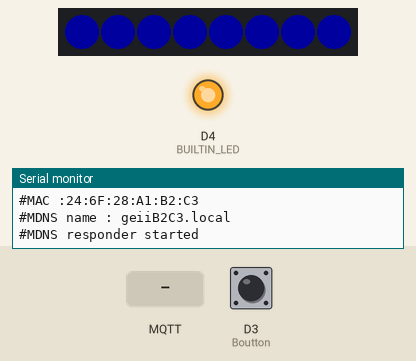
Simulated run of this sketch. Board: ESP8266 (NodeMCU). Parts: 8 RGB LEDs in strip order, left to right, output pins drawn as LEDs (lit = HIGH, except the on-board LED, lit = LOW), the last lines printed to the serial monitor. The inputs (shaded band) are chosen by the test bench; at power-on: D3 (Boutton) HIGH. Dim RGB values are drawn brighter than linear; WiFi joins after 1.5 s; servers stay silent unless stated; random numbers use the default seed unless the sketch sets one; no MQTT or app messages arrive unless stated.

Above: at 2.6 s.
At 3.8 s:
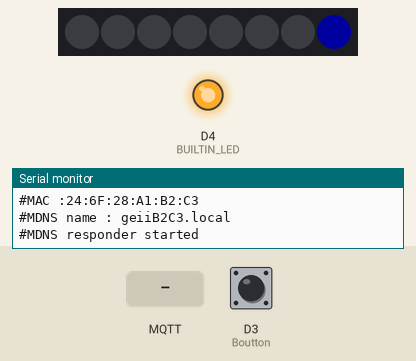
5.1 s: MQTT message "OFF" arrives on the first subscribed topic
At 5.7 s:
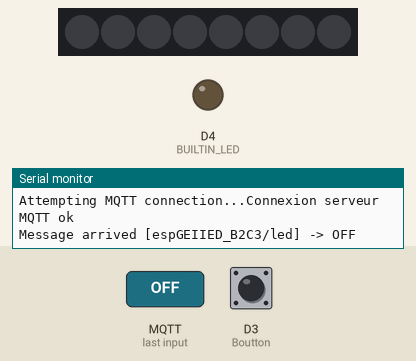
6.6 s: MQTT message "ON" arrives on the first subscribed topic
At 6.9 s:
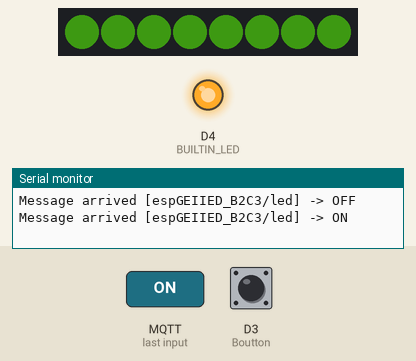
Timing chart, 0 to 9.6 s (numbered marks = the images above; inputs shaded):
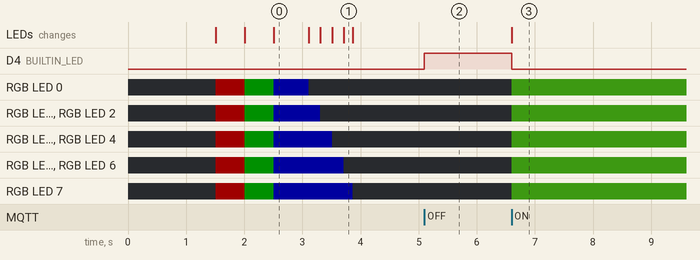

The sketch:

Emeric_DSIOT.ino
```cpp
#include "hardware.h"
#include "wifi.h"
#include "leds.h"
#include "mqtt.h"

void setup() {
   Serial.begin(115200);
   setup_wifi();
   setup_leds();
   setup_mqtt();
}

void loop() {
   loop_wifi();
   loop_leds();
   loop_mqtt();
}
```

hardware.h
```cpp
#ifndef HARDWARE_H
#define HARDWARE_H

#define BTN D3
#define LED_ANT D4

#endif
```

leds.cpp
```cpp
#include "leds.h"

CRGB leds[NUM_LEDS];

void setup_leds() {

  FastLED.addLeds<WS2812B, DATA_PIN, COLOR_ORDER>(leds, NUM_LEDS);

  FastLED.setBrightness(32);


  for (int i = 0; i < NUM_LEDS; i++) {
    leds[i] = CRGB::Red;

  }
  FastLED.show();
  delay(500);
  for (int i = 0; i < NUM_LEDS; i++) {
    leds[i] = CRGB::Green;

  }
  FastLED.show();
  delay(500);
  for (int i = 0; i < NUM_LEDS; i++) {
    leds[i] = CRGB::Blue;

  }
  FastLED.show();
  delay(500);
  for (int i = 0; i < NUM_LEDS; i++) {
    leds[i] = CRGB::Black;
    delay(100);
    FastLED.show();
  }
}


void led(int nb, String mod, int couleur) {
  if (mod == "rgb") {
    for (int i = 0; i < nb; i++) {
      leds[i] = CRGB(couleur);;
    }
    FastLED.show();
  }

  else if (mod == "hsv") {
    for (int i = 0; i < nb; i++) {
      //leds[i] = CHSV(couleur);;
    }
    FastLED.show();
  }

  else {
    Serial.println("Frero t'a marque dla merde");
  }
}

void loop_leds() {

}
```

leds.h
```cpp
#ifndef LEDS_H
#define LEDS_H
#define FASTLED_ESP8266_RAW_PIN_ORDER
#include <FastLED.h>
void setup_leds();
void loop_leds();
void led(int nb, String mod, int couleur);
#define NUM_LEDS 8
#define DATA_PIN 15
#define COLOR_ORDER GRB
//GRB
#endif
```

mqtt.cpp
```cpp
#include "mqtt.h"
#include "wifi.h"
#include "leds.h"
// objet pour la connexion
WiFiClient espClient;
// connexion MQTT
PubSubClient client(espClient);

#define BUILTIN_LED D4

#define Boutton D3
bool LastStateButton = 0;

String base_topic; // stocke le préfixe commun à chaque topic
#define MSG_BUFFER_SIZE  (50)
char msg[MSG_BUFFER_SIZE];
unsigned long lastMsg1 = 0, lastMsg2 = 0;
int i = 0;


int nbled = NUM_LEDS;
String mod = "rgb";
int couleur = 0;


void setup_mqtt() {
  // formation du base topic basé sur l'adresse MAC
  base_topic = "espGEIIED_" ;
  String mac = WiFi.macAddress();
  Serial.print("#MAC :");
  Serial.println(mac);
  base_topic += String(mac[12]) + String(mac[13]) + String(mac[15]) + String(mac[16]) + "/";
  Serial.print("MQTT base topic :");
  Serial.println(base_topic);

  client.setServer(MQTT_SERVER_IP, MQTT_PORT); // configuration broker

  client.setCallback(callback);  // configuration callback

  connectMqtt(); // première connexion

  pinMode(BUILTIN_LED, OUTPUT);
  pinMode(Boutton, INPUT_PULLUP);


}
void loop_mqtt() {
  int StateButton = digitalRead(Boutton);
  if (!client.connected()) {
    if (!connectMqtt()) // non. on tente de se connecter
    {
      return ;  // plus rien à faire connexion échouée
    }
  }
  // gestion MQTT
  client.loop();

  unsigned long now = millis();
  if (now - lastMsg1 > 30000) {
    lastMsg1 = now;
    snprintf (msg, MSG_BUFFER_SIZE, "%ld", WiFi.RSSI());
    Serial.print("Publish message: ");
    Serial.println(msg);
    client.publish((base_topic + "rssi").c_str(), msg);
  }

  if (now - lastMsg2 > 10) {
    lastMsg2 = now;
    if (StateButton != LastStateButton) {
      if (StateButton == LOW) {
        i++;
        snprintf (msg, MSG_BUFFER_SIZE, "ON%d", i); // Pour voir si notre truc marche bien
        Serial.print("Boutton --> ");
        Serial.println(msg);
        client.publish((base_topic + "btn").c_str(), msg);
      }
      LastStateButton = StateButton;
    }
  }
}

int connectMqtt() {
  // Connecté au broker ?
  if (!client.connected()) {
    Serial.print("Attempting MQTT connection...");
    // Create a random client ID
    String clientId = "ESPGEIIClient-";
    clientId += String(random(0xffff), HEX);
    // Attempt to connect
    // non. On se connecte.
    if ( !client.connect(clientId.c_str()) ) {
      Serial.print("Erreur connexion MQTT, rc=");
      Serial.println(client.state());
      return -1; // on essayera à nouveau au prochain tour de boucle
    }
    Serial.println("Connexion serveur MQTT ok");
    client.publish((base_topic + "rssi").c_str(), "rssi?");
    client.publish((base_topic + "btn").c_str(), "ONx");
    client.publish((base_topic + "led").c_str(), "On ou OFF");
    client.publish((base_topic + "nbled").c_str(), "Nombre de led");
    client.publish((base_topic + "mode").c_str(), "rgb / hsv");
    client.publish((base_topic + "couleur").c_str(), "valeur rgb");


    client.publish((base_topic + "couleur").c_str(), "nleds,mode,v1,v2,v3");
    //client.subscribe("espGEIIC0F5/temperature");
    client.subscribe((base_topic + "led").c_str());
    client.subscribe((base_topic + "nbled").c_str());
    client.subscribe((base_topic + "mode").c_str());
    client.subscribe((base_topic + "couleur").c_str());
    return 0 ;
  }
}
// cette fonction s'exécute lorsqu'un message MQTT est reçu :
// le topic est toujours une chaîne de caractères (terminée par '\0')
// la payload pas forcément, la longueur de la payload est dans length
void callback(char* topic, byte* payload, unsigned int length) {
  payload[length] = 0;
  String stopic = (char*)topic; // On transforme le topic en string
  String spayload = (char*)payload; // On transforme le payload en string

  Serial.print("Message arrived [");
  Serial.print(stopic);
  Serial.print("] -> ");
  Serial.println(spayload);

  if (stopic == "espGEIIC0F5/temperature") {
    Serial.print("La temperature est de : ");
    Serial.println(spayload);
  }

  if (stopic == base_topic + "led") {
    if (spayload == "ON") {
      digitalWrite(BUILTIN_LED, LOW);
      led(8, "rgb", 5621021);
    }
    else if (spayload == "OFF") {
      digitalWrite(BUILTIN_LED, HIGH);
    }
  }

  if (stopic == base_topic + "nbled") {
    nbled = spayload.toInt();
    Serial.println(String("nbled : ") + nbled);
  }

  if (stopic == base_topic + "mode") {
    mod = spayload;
    Serial.println(String("mode : ") + mod);
  }

  if (stopic == base_topic + "couleur") {
    couleur = spayload.toInt();
    Serial.println(String("couleur : ") + couleur);
    led(nbled, mod, couleur);
  }


}
```

mqtt.h
```cpp
#ifndef MQTT_H
#define MQTT_H
#include<PubSubClient.h>
#define MQTT_PORT 1883
#define MQTT_SERVER_IP "192.168.0.9"
void setup_mqtt();
void loop_mqtt();
int connectMqtt();
void callback(char* topic, byte* payload, unsigned int length);
#endif
```

wifi.cpp
```cpp
#include "wifi.h"

char * ssid = "GEWIFITP1";
char * passwd = "geiigeii";

void setup_wifi() {

  WiFi.mode(WIFI_STA);
  WiFi.begin(ssid, passwd);


  Serial.println("");

  // Wait for connection
  while (WiFi.status() != WL_CONNECTED) {
    delay(500);
    Serial.print(".");
  }
  Serial.println("");
  Serial.print("#Connected to ");
  Serial.println(WiFi.SSID());
  Serial.print("#IP address: ");
  Serial.println(WiFi.localIP());
  Serial.print("#RSSI : ");
  Serial.print(WiFi.RSSI());
  Serial.println(" dBm");

  String mac = WiFi.macAddress();
  Serial.print("#MAC :");
  Serial.println(mac);
  String mdns = "geii" + String(mac[12]) + String(mac[13]) + String(mac[15]) + String(mac[16]);
  Serial.print("#MDNS name : ");
  Serial.print(mdns);
  Serial.println(".local");
  if (MDNS.begin(mdns.c_str())) {
    Serial.println("#MDNS responder started");
  }

}
void loop_wifi() {
  MDNS.update();

}
```

wifi.h
```cpp
#ifndef WIFI_H
#define WIFI_H

#include <ESP8266WiFi.h>
#include <WiFiClient.h>
#include <ESP8266WebServer.h>
#include <ESP8266mDNS.h>

void setup_wifi();

void loop_wifi();


#endif /* WIFI_H */
```

Measured:
- after the input at 5.1 s, D4 (BUILTIN_LED): LOW → HIGH at once
- after the input at 6.6 s, D4 (BUILTIN_LED): HIGH → LOW at once; RGB LED 0–7: off → RGB(10, 25, 3) at once; the LEDs: change at once (image 3)
- what the display in image 0 shows lasts 0.6 s, from 2.5 s to 3.1 s
